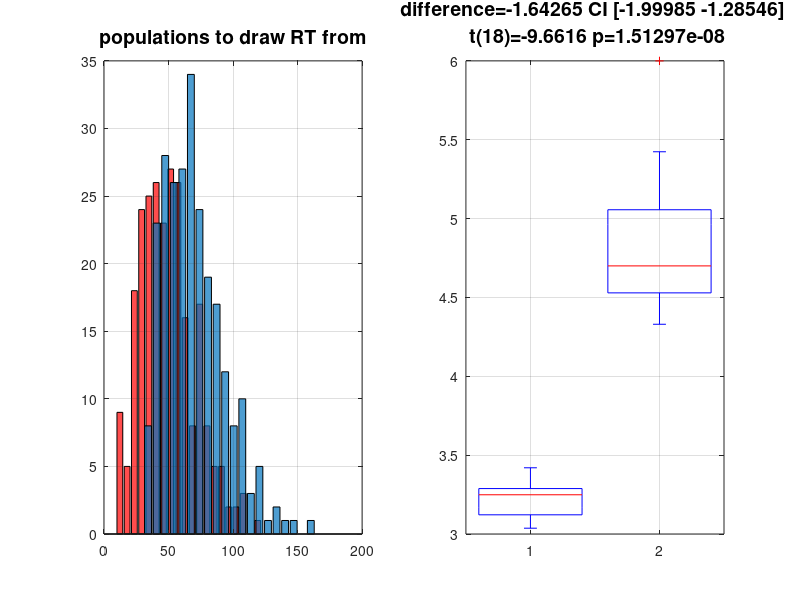

Write the MATLAB code that produced this figure. (Note: this script raises an error after producing the figure.)
% variable impulse vs variable epoch model
% this simulation is designed to explore the effect
% of variable epoch lenghth not only on a voxel where
% this effect exist but also on a voxel where it doesn't
% and we look if there is a better trade off in terms in
% modelling so that we can detect well both types and still
% make inferences about which one has variable epoch using
% derivative information
% ------------------------
% Cyril Pernet 23-07-2014

% RT distribution -- we take here RT for decisions which are 'easy'
% ie relatively fast, in the order of 1 to 2 sec
N = 500;
RT_condition1 = NaN(1,N);
RT_condition2 = NaN(1,N);
 for event = 1:N % draw 100 random data from a gamma distribution
    if mod(event,2) == 0
    RT_condition1(event) = gamrnd(5,10);
    else
    RT_condition2(event) = gamrnd(5,10) +20; % cond1/cond2 differ 
    end
end
RT_condition1(isnan(RT_condition1))=[];
RT_condition2(isnan(RT_condition2))=[];
figure; 
set(gcf,'Color','w','InvertHardCopy','off', 'units','normalized', ...
    'outerposition',[0 0 1 1])
subplot(1,2,1);
[h1,x1]=hist(RT_condition1,20);
[h2,x2]=hist(RT_condition2,20);
bar(x1, h1, 'r'); hold on; bar(x2, h2);
h=findobj(gca, 'Type', 'patch');
set (h, 'FaceAlpha', 0.7); grid on
title('populations to draw RT from','FontSize',14);
% rescale to maximum 6 
Scale = max([RT_condition1 RT_condition2])/6; 
RT_condition1 = RT_condition1./Scale;
RT_condition2 = RT_condition2./Scale;
% cut data from 3 and keep only 10 data points
RT_condition1(RT_condition1<3) = [];
RT_condition1 = sort(RT_condition1);
RT_condition1 = RT_condition1(1:10);
RT_condition2(RT_condition2<1) = [];
RT_condition2 = sort(RT_condition2,'descend');
RT_condition2 = RT_condition2(1:10);
% check we have nice differences between conditions
subplot(1,2,2);boxplot([RT_condition1' RT_condition2'])
[H,P,CI,STATS] = ttest2(RT_condition1,RT_condition2);
D = mean(RT_condition1)-mean(RT_condition2);
title(sprintf('difference=%g CI [%g %g] \n t(%g)=%g p=%g' ...
    ,D,CI(1),CI(2),STATS.df,STATS.tstat,P),'FontSize',14);
grid on; 

%% BOLD simulation
% now make 2 voxels with 2 conditions
% voxel 1 duration = 0 
% voxel 2 duration = RT 
% note that for ease of interpretation 
% I work using the super-sampled design 

% hemodynamic response function
% hrf model using SPM function 
% --------------------------- 
xBF.dt = 0.5;
xBF.name = 'hrf (with time and dispersion derivative)'; 
xBF.length = 32; % over a 20 sec window 
xBF.order = 1; 
xBF.T = 30;
xBF = spm_get_bf(xBF);
xBF.UNITS = 'secs';

% make different BOLD data
scale1 = detrend(RT_condition1,'constant').*100;
scale1 = abs(scale1 ./ min(scale1)) ; % stimulus intensity 
scale2 = detrend(RT_condition2,'constant').*100;
scale2 = abs(scale2 ./ min(scale2));
onsets = [1 31 81 93 161 201 218 291 321 361];
duration = round(mean([RT_condition1 RT_condition2])*2); 
% duration = mean([RT_condition1 RT_condition2]) *2 because xBF.dt = 0.5
Y1 = zeros(500,1); % condition 1, with 0ms duration
Y2 = zeros(500,1); % condition 2, with 0ms duration 
                   % but we have intensity differences proportional to RT
Y3 = zeros(500,1); % condition 2, with 0ms duration
Y4 = zeros(500,1); % condition 2, with RT duration
X1 = zeros(500,1); % model of event 
X2 = zeros(500,1); % model of blocks of mean RT
X3 = zeros(500,1); % model of blocks of RT condition 1
X4 = zeros(500,1); % model of blocks of RT condition 2
for i=1:10
    Y1(onsets(i)) = scale1(i); % finite impulse of different intensities
    Y2(onsets(i)) = scale2(i) ; 
    X1(onsets(i)) = 1; % design matrix with stim onset
    X2(onsets(i):(onsets(i)+duration-1)) = 1; % design matrix with stim onset
    stop = onsets(i) + round(RT_condition1(i)*2) -1;
    Y3(onsets(i):stop) = 1; % epoch = RT
    X3(onsets(i):stop) = 1;
    stop = onsets(i) + round(RT_condition2(i)*2) -1;
    Y4(onsets(i):stop) = 1; % epoch = RT
    X4(onsets(i):stop) = 1;
end 
Y1 = conv(Y1+randn(500,1)./10,xBF.bf(:,1)); Y1 = Y1(1:400)+100;
Y2 = conv(Y2+randn(500,1)./10,xBF.bf(:,1)); Y2 = Y2(1:400)+100;
Y3 = conv(Y3,xBF.bf(:,1))+conv(rand(500,1),xBF.bf(:,1)); Y3 = Y3(1:400)+100;
Y4 = conv(Y4,xBF.bf(:,1))+conv(rand(500,1),xBF.bf(:,1)); Y4 = Y4(1:400)+100;
figure; subplot(2,1,1);
plot(Y1,'LineWidt',2); hold on; plot(Y2,'r','LineWidt',2);
grid on; title('Neural Intensity difference model'); subplot(2,1,2);
plot(Y3,'LineWidt',2); hold on; plot(Y4,'k','LineWidt',2); 
                                 % what is evident from this is that the 
                                 % variable epoch not only give different 
                                 % intensities but also dynamic
grid on; title('Neural duration difference model');

%% data modelling
% data modelling
% for simplicity - assume Y1/Y2 are the same voxel and we fit X to it
% same for Y3/Y4 ; it just easier to see data fit when done individually
% the mean RT blocks + paramtetric model comes from Munford & Poldrack 2014
% Adjusting mean activation for reaction time effects in BOLD fMRI
% which was presented ath the OHBM conference

%% model data for a voxel with intensity change
Y = [Y1 ; Y2];
SStotal = norm(Y-mean(Y)).^2;
[~,~,~,stat]=ttest2(Y2,Y1);

% -> clearly for a voxel where only intensity changes, model 2 doesn't work
% -> model 3 (hrf + parametric) is a priori the best
% -> using mean RT will not work (although here is is mean to roughly
% follow by using intensities that are correlated with duration)
% -> the question is how mean RT + parametric using BF to accomodate the
% mismatch is going to behave

% model 1: GLM with FIR convolved by the hfr only
x1 = conv(X1,xBF.bf(:,1)); x1 = x1(1:400)+100;
X = [[x1;zeros(400,1)] [zeros(400,1);x1] ones(800,1)];
b = pinv(X)*Y; 
Yhat = X*b;
SSeffect = norm(Yhat-mean(Yhat)).^2;
R2 = SSeffect / SStotal;
P = X*pinv(X); % H matrix 
R = eye(size(Y,1)) - P; 
variance = ((R*Y)'*(R*Y)) / (size(Y,1)-rank(X));
C = [-1 1 0]; % contrast for condition 2 > condition 1
T_con = (C*b) ./ sqrt(variance.*(C*pinv(X'*X)*C')); % T value
p_con = 2*(1-spm_Tcdf(T_con, (size(Y,1)-rank(X)))); 
figure ; set(gcf,'Color','w','InvertHardCopy','off', ...
    'units','normalized','outerposition',[0 0 1 1])
subplot(3,1,1); 
plot(Y1,'LineWidth',2); hold on
plot(Yhat(1:400),'--','LineWidth',2); 
plot(Y2,'r','LineWidth',2); 
plot(Yhat(401:end),'--r','LineWidth',2); grid on; axis tight
D = mean(Y1-Y2);
Dhat = mean(Yhat(1:400)-Yhat(401:end));
Difference_real_model = D-Dhat;
title(sprintf('fixed event model: R2=%g diff data model =%g C1 vs C2 t real=%g t model=%g',R2,Difference_real_model,stat.tstat,T_con))

% model 2: GLM with RT convolved by the hfr only (= variable epoch model)
x1 = conv(X3,xBF.bf(:,1)); x1 = x1(1:400)+100;
x2 = conv(X4,xBF.bf(:,1)); x2 = x2(1:400)+100;
X = [[x1;zeros(400,1)] [zeros(400,1);x2] ones(800,1)];
b = pinv(X)*Y; 
Yhat = X*b;
SSeffect = norm(Yhat-mean(Yhat)).^2;
R2 = SSeffect / SStotal;
P = X*pinv(X); % H matrix 
R = eye(size(Y,1)) - P; 
variance = ((R*Y)'*(R*Y)) / (size(Y,1)-rank(X));
C = [-1 1 0]; % contrast for condition 2 > condition 1
T_con = (C*b) ./ sqrt(variance.*(C*pinv(X'*X)*C')); % T value
p_con = 2*(1-spm_Tcdf(T_con, (size(Y,1)-rank(X)))); 
subplot(3,1,2); 
plot(Y1,'LineWidth',2); hold on
plot(Yhat(1:400),'--','LineWidth',2); 
plot(Y2,'r','LineWidth',2); 
plot(Yhat(401:end),'--r','LineWidth',2); grid on; axis tight
D = mean(Y1-Y2);
Dhat = mean(Yhat(1:400)-Yhat(401:end));
Difference_real_model = D-Dhat;
title(sprintf('variable epoch model: R2=%g diff data model =%g C1 vs C2 t real=%g t model=%g',R2,Difference_real_model,stat.tstat,T_con))

% model 3: GLM with FIR + PM regressors convolved by the hfr only 
% (= variable impulse model)
x1 = conv(X1,xBF.bf(:,1)); x1 = x1(1:400)+100;
x2 = X1; x2(X1==1) = detrend(RT_condition1,'constant'); % mean center RT
x2 = conv(x2,xBF.bf(:,1)); x2 = x2(1:400)+100;
XPM1 = spm_orth([x1 x2]); % x with parameteric modulation for Y1
x2 = X1; x2(X1==1) = detrend(RT_condition2,'constant'); 
x2 = conv(x2,xBF.bf(:,1)); x2 = x2(1:400)+100;
XPM2 = spm_orth([x1 x2]); % x with parameteric modulation for Y2
X = [[XPM1;zeros(400,2)] [zeros(400,2);XPM2] ones(800,1)];
b = pinv(X)*Y; 
Yhat = X*b;
SSeffect = norm(Yhat-mean(Yhat)).^2;
R2 = SSeffect / SStotal;
P = X*pinv(X); % H matrix 
R = eye(size(Y,1)) - P; 
variance = ((R*Y)'*(R*Y)) / (size(Y,1)-rank(X));
C = [-1 0 1 0 0]; % contrast for condition 2 > condition 1
T_con = (C*b) ./ sqrt(variance.*(C*pinv(X'*X)*C')); % T value
subplot(3,1,3); 
plot(Y1,'LineWidth',2); hold on; 
plot(Y2,'r','LineWidth',2); 
plot(Yhat(1:400),'--','LineWidth',2);
plot(Yhat(401:end),'--r','LineWidth',2); grid on; axis tight
D = mean(Y1-Y2);
Dhat = mean(Yhat(1:400)-Yhat(401:end));
Difference_real_model = D-Dhat;
title(sprintf('event + parametric model: R2=%g diff data model =%g C1 vs C2 t real=%g t model=%g ',R2,Difference_real_model,stat.tstat,T_con))

% let's gain a little insight of how the parametric model works
figure ; 
set(gcf,'Color','w','InvertHardCopy','off', 'units','normalized',...
    'outerposition',[0 0 1 1])
subplot(2,1,1);
plot(Y1,'LineWidth',2); hold on
yhat = X(:,[1 5])*b([1 5]);
plot(yhat(1:400),'k','LineWidth',2);
plot(Yhat(1:400),'r','LineWidth',2);
legend('Y1','hrf regressor','hrf+modulation')
grid on; subplot(2,1,2);
plot(Y2,'LineWidth',2); hold on
yhat = X(:,[3 5])*b([3 5]);
plot(yhat(401:end),'k','LineWidth',2);
plot(Yhat(401:end),'r','LineWidth',2);
legend('Y2','hrf regressor','hrf+modulation')
grid on; 

% model 4: GLM with FIR + PM regressors convolved by basis functions
x11 = conv(X1,xBF.bf(:,1)); x11 = x11(1:400)+100;
x12 = conv(X1,xBF.bf(:,2)); x12 = x12(1:400)+100;
x13 = conv(X1,xBF.bf(:,3)); x13 = x13(1:400)+100;
x2 = X1; x2(X1==1) = detrend(RT_condition1,'constant'); % mean center RT
x21 = conv(x2,xBF.bf(:,1)); x21 = x21(1:400)+100;
x22 = conv(x2,xBF.bf(:,2)); x22 = x22(1:400)+100;
x23 = conv(x2,xBF.bf(:,3)); x23 = x23(1:400)+100;
XPM1 = spm_orth([x11 x12 x13 x21 x22 x23]); % x with PM for Y1
x2 = X1; x2(X1==1) = detrend(RT_condition2,'constant'); 
x21 = conv(x2,xBF.bf(:,1)); x21 = x21(1:400)+100;
x22 = conv(x2,xBF.bf(:,2)); x22 = x22(1:400)+100;
x23 = conv(x2,xBF.bf(:,3)); x23 = x23(1:400)+100;
XPM2 = spm_orth([x11 x12 x13 x21 x22 x23]); % x with PM for Y2
X = [[XPM1;zeros(400,6)] [zeros(400,6);XPM2] ones(800,1)];
b = pinv(X)*Y; 
Yhat = X*b;
SSeffect = norm(Yhat-mean(Yhat)).^2;
R2 = SSeffect / SStotal;
P = X*pinv(X); % H matrix 
R = eye(size(Y,1)) - P; 
variance = ((R*Y)'*(R*Y)) / (size(Y,1)-rank(X));
C = [-1 0 0 0 0 0 1 0 0 0 0 0 0]; % contrast for condition 2 > condition 1
T_con = (C*b) ./ sqrt(variance.*(C*pinv(X'*X)*C')); % T value
% note that here really we need a F contrast spanning the BF
figure
set(gcf,'Color','w','InvertHardCopy','off', 'units','normalized',...
    'outerposition',[0 0 1 1])
subplot(3,1,1); 
plot(Y1,'LineWidth',2); hold on; 
plot(Y2,'r','LineWidth',2); 
plot(Yhat(1:400),'--','LineWidth',2);
plot(Yhat(401:end),'--r','LineWidth',2); grid on; axis tight
D = mean(Y1-Y2);
Dhat = mean(Yhat(1:400)-Yhat(401:end));
Difference_real_model = D-Dhat;
title(sprintf('event*BF with parametric*BF model: R2=%g diff data model =%g C1 vs C2 t real=%g t model=%g',R2,Difference_real_model,stat.tstat,T_con))
subplot(3,1,2);
plot(Y1,'LineWidth',2); hold on
yhat = X(:,[1 2 3 13])*b([1 2 3 13]);
plot(yhat(1:400),'k','LineWidth',2);
plot(Yhat(1:400),'r','LineWidth',2);
legend('Y1','BF regressor','BF+modulation')
grid on; subplot(3,1,3);
plot(Y2,'LineWidth',2); hold on
yhat = X(:,[7 8 9 13])*b([7 8 9 13]);
plot(yhat(401:end),'k','LineWidth',2);
plot(Yhat(401:end),'r','LineWidth',2);
legend('Y2','BF regressor','BF+modulation')
grid on;

% model 5: GLM with mean RT + PM regressors convolved by the hfr only
x1 = conv(X2,xBF.bf(:,1)); x1 = x1(1:400)+100;
PM = repmat(detrend(RT_condition1,'constant')',[1,duration])';
x2 = X2; x2(X2==1) = PM(:); % mean center RT
x2 = conv(x2,xBF.bf(:,1)); x2 = x2(1:400)+100;
XPM1 = spm_orth([x1 x2]); % x with parameteric modulation for Y1
PM = repmat(detrend(RT_condition2,'constant')',[1,duration])';
x2 = X2; x2(X2==1) = PM(:); % mean center RT
x2 = conv(x2,xBF.bf(:,1)); x2 = x2(1:400)+100;
XPM2 = spm_orth([x1 x2]); % x with parameteric modulation for Y2
X = [[XPM1;zeros(400,2)] [zeros(400,2);XPM2] ones(800,1)];
b = pinv(X)*Y; 
Yhat = X*b;
SSeffect = norm(Yhat-mean(Yhat)).^2;
R2 = SSeffect / SStotal;
P = X*pinv(X); % H matrix 
R = eye(size(Y,1)) - P; 
variance = ((R*Y)'*(R*Y)) / (size(Y,1)-rank(X));
C = [-1 0 1 0 0]; % contrast for condition 2 > condition 1
T_con = (C*b) ./ sqrt(variance.*(C*pinv(X'*X)*C')); % T value
figure
set(gcf,'Color','w','InvertHardCopy','off', 'units','normalized',...
    'outerposition',[0 0 1 1])
subplot(3,1,1); 
plot(Y1,'LineWidth',2); hold on; 
plot(Y2,'r','LineWidth',2); 
plot(Yhat(1:400),'--','LineWidth',2);
plot(Yhat(401:end),'--r','LineWidth',2); grid on; axis tight
D = mean(Y1-Y2);
Dhat = mean(Yhat(1:400)-Yhat(401:end));
Difference_real_model = D-Dhat;
title(sprintf('mean RT + parametric model: R2=%g diff data model =%g C1 vs C2 t real=%g t model=%g ',R2,Difference_real_model,stat.tstat,T_con))
subplot(3,1,2);
plot(Y1,'LineWidth',2); hold on
yhat = X(:,[1 5])*b([1 5]);
plot(yhat(1:400),'k','LineWidth',2);
plot(Yhat(1:400),'r','LineWidth',2);
legend('Y1','hrf regressor','hrf+modulation')
grid on; subplot(3,1,3);
plot(Y2,'LineWidth',2); hold on
yhat = X(:,[3 5])*b([3 5]);
plot(yhat(401:end),'k','LineWidth',2);
plot(Yhat(401:end),'r','LineWidth',2);
legend('Y2','hrf regressor','hrf+modulation')
grid on; 

% model 6: GLM with mean RT + PM regressors convolved by basis functions 
% adding BF will accomodate well the mismatched durations -- note there is 
% no point to comparing to a fixed event model with BF since there is no
% time shift in those 2 time series
x11 = conv(X2,xBF.bf(:,1)); x11 = x11(1:400)+100;
x12 = conv(X2,xBF.bf(:,2)); x12 = x12(1:400)+100;
x13 = conv(X2,xBF.bf(:,3)); x13 = x13(1:400)+100;
PM = repmat(detrend(RT_condition1,'constant')',[1,duration])';
x2 = X2; x2(X2==1) = PM(:); % mean center RT
x21 = conv(x2,xBF.bf(:,1)); x21 = x21(1:400)+100;
x22 = conv(x2,xBF.bf(:,2)); x22 = x22(1:400)+100;
x23 = conv(x2,xBF.bf(:,3)); x23 = x23(1:400)+100;
XPM1 = spm_orth([x11 x12 x13 x21 x22 x23]); % x with PM for Y1
PM = repmat(detrend(RT_condition2,'constant')',[1,duration])';
x2 = X2; x2(X2==1) = PM(:); % mean center RT
x21 = conv(x2,xBF.bf(:,1)); x21 = x21(1:400)+100;
x22 = conv(x2,xBF.bf(:,2)); x22 = x22(1:400)+100;
x23 = conv(x2,xBF.bf(:,3)); x23 = x23(1:400)+100;
XPM2 = spm_orth([x11 x12 x13 x21 x22 x23]); % x with PM for Y2
X = [[XPM1;zeros(400,6)] [zeros(400,6);XPM2] ones(800,1)];
b = pinv(X)*Y; 
Yhat = X*b;
SSeffect = norm(Yhat-mean(Yhat)).^2;
R2 = SSeffect / SStotal;
P = X*pinv(X); % H matrix 
R = eye(size(Y,1)) - P; 
variance = ((R*Y)'*(R*Y)) / (size(Y,1)-rank(X));
C = [-1 0 0 0 0 0 1 0 0 0 0 0 0]; % contrast for condition 2 > condition 1
T_con = (C*b) ./ sqrt(variance.*(C*pinv(X'*X)*C')); % T value
% note that here really we need a F contrast spanning the BF
figure
set(gcf,'Color','w','InvertHardCopy','off', 'units','normalized',...
    'outerposition',[0 0 1 1])
subplot(3,1,1); 
plot(Y1,'LineWidth',2); hold on; 
plot(Y2,'r','LineWidth',2); 
plot(Yhat(1:400),'--','LineWidth',2);
plot(Yhat(401:end),'--r','LineWidth',2); grid on; axis tight
D = mean(Y1-Y2);
Dhat = mean(Yhat(1:400)-Yhat(401:end));
Difference_real_model = D-Dhat;
title(sprintf('mean RT*BF + parametric*BF model: R2=%g diff data model =%g C1 vs C2 t real=%g t model=%g',R2,Difference_real_model,stat.tstat,T_con))
subplot(3,1,2);
plot(Y1,'LineWidth',2); hold on
yhat = X(:,[1 2 3 13])*b([1 2 3 13]);
plot(yhat(1:400),'k','LineWidth',2);
plot(Yhat(1:400),'r','LineWidth',2);
legend('Y1','BF regressor','BF+modulation')
grid on; subplot(3,1,3);
plot(Y2,'LineWidth',2); hold on
yhat = X(:,[7 8 9 13])*b([7 8 9 13]);
plot(yhat(401:end),'k','LineWidth',2);
plot(Yhat(401:end),'r','LineWidth',2);
legend('Y2','BF','BF+modulation')
grid on;

% assuming we model data using this model 6 -- how can we know the effect
% is due to differences in neural intensity
figure
set(gcf,'Color','w','InvertHardCopy','off', 'units','normalized',...
    'outerposition',[0 0 1 1])
subplot(2,1,1);
plot(Y1,'LineWidth',2); hold on
yhat = X(:,[1 13])*b([1 13]);
plot(yhat(1:400),'g','LineWidth',2);
yhat = X(:,[1 2 13])*b([1 2 13]);
plot(yhat(1:400),'c','LineWidth',2);
yhat = X(:,[1 3 13])*b([1 3 13]);
plot(yhat(1:400),'r','LineWidth',2);
legend('Y1','mean RT regressor','mean RT with time deriv',...
    'mean RT with disp deriv')
grid on; 

% -> the mean RT creates time delays well compensated by the 1st derivative
% in model 4, the time deriv is significant too - is that a problem? 
C = [0 1 0 0 0 0 0 1 0 0 0 0 0]; % contrast for time derivative
T_con1 = (C*b) ./ sqrt(variance.*(C*pinv(X'*X)*C')); % T value
p_con1 = 2*(1-spm_Tcdf(T_con1, (size(Y,1)-rank(X))));
C = [0 0 1 0 0 0 0 0 1 0 0 0 0]; % contrast for disp derivative
T_con2 = (C*b) ./ sqrt(variance.*(C*pinv(X'*X)*C')); % T value
p_con2 = 2*(1-spm_Tcdf(T_con2, (size(Y,1)-rank(X))));
title(sprintf('model for the mean RT regressor \n time deriv t=%g p-%g disper deriv t=%g p=%g',T_con1,p_con1,T_con2,p_con2))

subplot(2,1,2);
plot(Y1,'LineWidth',2); hold on
yhat = X(:,[1 4 13])*b([1 4 13]);
plot(yhat(1:400),'g','LineWidth',2);
yhat = X(:,[1 2 4 5 13])*b([1 2 4 5 13]);
plot(yhat(1:400),'c','LineWidth',2);
yhat = X(:,[1 3 4 6 13])*b([1 3 4 6 13]);
plot(yhat(1:400),'r','LineWidth',2);
legend('Y1','mean RT+PM regressor','mean RT+PM with time deriv','mean RT+PM with disp deriv')
grid on; 

% --> PM derivatives don't add much - they are significant but we can't
% interprete much from this
C = [0 0 0 0 1 0 0 0 0 0 1 0 0]; % contrast for PM time derivative
T_con1 = (C*b) ./ sqrt(variance.*(C*pinv(X'*X)*C')); % T value
p_con1 = 2*(1-spm_Tcdf(T_con1, (size(Y,1)-rank(X))));
C = [0 0 0 0 0 1 0 0 0 0 0 1 0]; % contrast for PM disp derivative
T_con2 = (C*b) ./ sqrt(variance.*(C*pinv(X'*X)*C')); % T value
p_con2 = 2*(1-spm_Tcdf(T_con2, (size(Y,1)-rank(X))));
title(sprintf('model for the mean RT+PM regressor \n PM time deriv t=%g p-%g PM disper deriv t=%g p=%g',T_con1,p_con1,T_con2,p_con2))


%% model data for a voxel with duration change
Y = [Y3 ; Y4];
SStotal = norm(Y-mean(Y)).^2;
[h,p,ci,stat]=ttest2(Y4,Y3);

% model 1: GLM with FIR convolved by the hfr only
x1 = conv(X1,xBF.bf(:,1)); x1 = x1(1:400)+100;
X = [[x1;zeros(400,1)] [zeros(400,1);x1] ones(800,1)];
b = pinv(X)*Y; 
Yhat = X*b;
SSeffect = norm(Yhat-mean(Yhat)).^2;
R2 = SSeffect / SStotal;
P = X*pinv(X); % H matrix 
R = eye(size(Y,1)) - P; 
variance = ((R*Y)'*(R*Y)) / (size(Y,1)-rank(X));
C = [-1 1 0]; % contrast for condition 2 > condition 1
T_con = (C*b) ./ sqrt(variance.*(C*pinv(X'*X)*C')); % T value
p_con = 2*(1-spm_Tcdf(T_con, (size(Y,1)-rank(X)))); 
figure ; set(gcf,'Color','w','InvertHardCopy','off', 'units',...
    'normalized','outerposition',[0 0 1 1])
subplot(3,1,1); 
plot(Y3,'LineWidth',2); hold on
plot(Yhat(1:400),'--','LineWidth',2); 
plot(Y4,'r','LineWidth',2); 
plot(Yhat(401:end),'--r','LineWidth',2); grid on; axis tight
D = mean(Y3-Y4);
Dhat = mean(Yhat(1:400)-Yhat(401:end));
Difference_real_model = D-Dhat;
title(sprintf('fixed event model: R2=%g diff data model =%g C1 vs C2 t real=%g t model=%g',R2,Difference_real_model,stat.tstat,T_con))

% model 2: GLM with RT convolved by the hfr only (= variable epoch model)
x1 = conv(X3,xBF.bf(:,1)); x1 = x1(1:400)+100;
x2 = conv(X4,xBF.bf(:,1)); x2 = x2(1:400)+100;
X = [[x1;zeros(400,1)] [zeros(400,1);x2] ones(800,1)];
b = pinv(X)*Y; 
Yhat = X*b;
SSeffect = norm(Yhat-mean(Yhat)).^2;
R2 = SSeffect / SStotal;
P = X*pinv(X); % H matrix 
R = eye(size(Y,1)) - P; 
variance = ((R*Y)'*(R*Y)) / (size(Y,1)-rank(X));
C = [-1 1 0]; % contrast for condition 2 > condition 1
T_con = (C*b) ./ sqrt(variance.*(C*pinv(X'*X)*C')); % T value
p_con = 2*(1-spm_Tcdf(T_con, (size(Y,1)-rank(X)))); 
subplot(3,1,2); 
plot(Y3,'LineWidth',2); hold on
plot(Yhat(1:400),'--','LineWidth',2); 
plot(Y4,'r','LineWidth',2); 
plot(Yhat(401:end),'--r','LineWidth',2); grid on; axis tight
D = mean(Y3-Y4);
Dhat = mean(Yhat(1:400)-Yhat(401:end));
Difference_real_model = D-Dhat;
title(sprintf('variable epoch model: R2=%g diff data model =%g C1 vs C2 t real=%g t model=%g',R2,Difference_real_model,stat.tstat,T_con))

% model 3: GLM with FIR + PM regressors convolved by the hfr only 
% (= variable impulse model)
x1 = conv(X1,xBF.bf(:,1)); x1 = x1(1:400)+100;
x2 = X1; x2(X1==1) = detrend(RT_condition1,'constant'); % mean center RT
x2 = conv(x2,xBF.bf(:,1)); x2 = x2(1:400)+100;
XPM1 = spm_orth([x1 x2]); % x with parameteric modulation for Y1
x2 = X1; x2(X1==1) = detrend(RT_condition2,'constant'); 
x2 = conv(x2,xBF.bf(:,1)); x2 = x2(1:400)+100;
XPM2 = spm_orth([x1 x2]); % x with parameteric modulation for Y2
X = [[XPM1;zeros(400,2)] [zeros(400,2);XPM2] ones(800,1)];
b = pinv(X)*Y; 
Yhat = X*b;
SSeffect = norm(Yhat-mean(Yhat)).^2;
R2 = SSeffect / SStotal;
P = X*pinv(X); % H matrix 
R = eye(size(Y,1)) - P; 
variance = ((R*Y)'*(R*Y)) / (size(Y,1)-rank(X));
C = [-1 0 1 0 0]; % contrast for condition 2 > condition 1
T_con = (C*b) ./ sqrt(variance.*(C*pinv(X'*X)*C')); % T value
subplot(3,1,3); 
plot(Y3,'LineWidth',2); hold on; 
plot(Y4,'r','LineWidth',2); 
plot(Yhat(1:400),'--','LineWidth',2);
plot(Yhat(401:end),'--r','LineWidth',2); grid on; axis tight
D = mean(Y3-Y4);
Dhat = mean(Yhat(1:400)-Yhat(401:end));
Difference_real_model = D-Dhat;
title(sprintf('event + parametric model: R2=%g diff data model =%g C1 vs C2 t real=%g t model=%g ',R2,Difference_real_model,stat.tstat,T_con))

% let's gain a little insight of how the parametric model works
figure ; 
set(gcf,'Color','w','InvertHardCopy','off', 'units','normalized',...
    'outerposition',[0 0 1 1])
subplot(2,1,1);
plot(Y3,'LineWidth',2); hold on
yhat = X(:,[1 5])*b([1 5]);
plot(yhat(1:400),'k','LineWidth',2);
plot(Yhat(1:400),'r','LineWidth',2);
legend('Y3','hrf regressor','hrf+modulation')
grid on; subplot(2,1,2);
plot(Y4,'LineWidth',2); hold on
yhat = X(:,[3 5])*b([3 5]);
plot(yhat(401:end),'k','LineWidth',2);
plot(Yhat(401:end),'r','LineWidth',2);
legend('Y4','hrf regressor','hrf+modulation')
grid on; 

% model 4: GLM with FIR + PM regressors convolved by basis functions
x11 = conv(X1,xBF.bf(:,1)); x11 = x11(1:400)+100;
x12 = conv(X1,xBF.bf(:,2)); x12 = x12(1:400)+100;
x13 = conv(X1,xBF.bf(:,3)); x13 = x13(1:400)+100;
x2 = X1; x2(X1==1) = detrend(RT_condition1,'constant'); % mean center RT
x21 = conv(x2,xBF.bf(:,1)); x21 = x21(1:400)+100;
x22 = conv(x2,xBF.bf(:,2)); x22 = x22(1:400)+100;
x23 = conv(x2,xBF.bf(:,3)); x23 = x23(1:400)+100;
XPM1 = spm_orth([x11 x12 x13 x21 x22 x23]); % x with PM for Y1
x2 = X1; x2(X1==1) = detrend(RT_condition2,'constant'); 
x21 = conv(x2,xBF.bf(:,1)); x21 = x21(1:400)+100;
x22 = conv(x2,xBF.bf(:,2)); x22 = x22(1:400)+100;
x23 = conv(x2,xBF.bf(:,3)); x23 = x23(1:400)+100;
XPM2 = spm_orth([x11 x12 x13 x21 x22 x23]); % x with PM for Y2
X = [[XPM1;zeros(400,6)] [zeros(400,6);XPM2] ones(800,1)];
b = pinv(X)*Y; 
Yhat = X*b;
SSeffect = norm(Yhat-mean(Yhat)).^2;
R2 = SSeffect / SStotal;
P = X*pinv(X); % H matrix 
R = eye(size(Y,1)) - P; 
variance = ((R*Y)'*(R*Y)) / (size(Y,1)-rank(X));
C = [-1 0 0 0 0 0 1 0 0 0 0 0 0]; % contrast for condition 2 > condition 1
T_con = (C*b) ./ sqrt(variance.*(C*pinv(X'*X)*C')); % T value
% note that here really we need a F contrast spanning the BF
figure
set(gcf,'Color','w','InvertHardCopy','off', 'units','normalized',...
    'outerposition',[0 0 1 1])
subplot(3,1,1); 
plot(Y3,'LineWidth',2); hold on; 
plot(Y4,'r','LineWidth',2); 
plot(Yhat(1:400),'--','LineWidth',2);
plot(Yhat(401:end),'--r','LineWidth',2); grid on; axis tight
D = mean(Y3-Y4);
Dhat = mean(Yhat(1:400)-Yhat(401:end));
Difference_real_model = D-Dhat;
title(sprintf('event*BF with parametric*BF model: R2=%g diff data model =%g C1 vs C2 t real=%g t model=%g',R2,Difference_real_model,stat.tstat,T_con))
subplot(3,1,2);
plot(Y3,'LineWidth',2); hold on
yhat = X(:,[1 2 3 13])*b([1 2 3 13]);
plot(yhat(1:400),'k','LineWidth',2);
plot(Yhat(1:400),'r','LineWidth',2);
legend('Y3','BF regressor','BF+modulation')
grid on; subplot(3,1,3);
plot(Y4,'LineWidth',2); hold on
yhat = X(:,[7 8 9 13])*b([7 8 9 13]);
plot(yhat(401:end),'k','LineWidth',2);
plot(Yhat(401:end),'r','LineWidth',2);
legend('Y4','BF regressor','BF+modulation')
grid on;

% model 5: GLM with mean RT + PM regressors convolved by the hfr only
x1 = conv(X2,xBF.bf(:,1)); x1 = x1(1:400)+100;
PM = repmat(detrend(RT_condition1,'constant')',[1,duration])';
x2 = X2; x2(X2==1) = PM(:); % mean center RT
x2 = conv(x2,xBF.bf(:,1)); x2 = x2(1:400)+100;
XPM1 = spm_orth([x1 x2]); % x with parameteric modulation for Y1
PM = repmat(detrend(RT_condition2,'constant')',[1,duration])';
x2 = X2; x2(X2==1) = PM(:); % mean center RT
x2 = conv(x2,xBF.bf(:,1)); x2 = x2(1:400)+100;
XPM2 = spm_orth([x1 x2]); % x with parameteric modulation for Y2
X = [[XPM1;zeros(400,2)] [zeros(400,2);XPM2] ones(800,1)];
b = pinv(X)*Y; 
Yhat = X*b;
SSeffect = norm(Yhat-mean(Yhat)).^2;
R2 = SSeffect / SStotal;
P = X*pinv(X); % H matrix 
R = eye(size(Y,1)) - P; 
variance = ((R*Y)'*(R*Y)) / (size(Y,1)-rank(X));
C = [-1 0 1 0 0]; % contrast for condition 2 > condition 1
T_con = (C*b) ./ sqrt(variance.*(C*pinv(X'*X)*C')); % T value
figure
set(gcf,'Color','w','InvertHardCopy','off', 'units','normalized',...
    'outerposition',[0 0 1 1])
subplot(3,1,1); 
plot(Y3,'LineWidth',2); hold on; 
plot(Y4,'r','LineWidth',2); 
plot(Yhat(1:400),'--','LineWidth',2);
plot(Yhat(401:end),'--r','LineWidth',2); grid on; axis tight
D = mean(Y3-Y4);
Dhat = mean(Yhat(1:400)-Yhat(401:end));
Difference_real_model = D-Dhat;
title(sprintf('mean RT + parametric model: R2=%g diff data model =%g C1 vs C2 t real=%g t model=%g ',R2,Difference_real_model,stat.tstat,T_con))
subplot(3,1,2);
plot(Y3,'LineWidth',2); hold on
yhat = X(:,[1 5])*b([1 5]);
plot(yhat(1:400),'k','LineWidth',2);
plot(Yhat(1:400),'r','LineWidth',2);
legend('Y3','hrf regressor','hrf+modulation')
grid on; subplot(3,1,3);
plot(Y4,'LineWidth',2); hold on
yhat = X(:,[3 5])*b([3 5]);
plot(yhat(401:end),'k','LineWidth',2);
plot(Yhat(401:end),'r','LineWidth',2);
legend('Y4','hrf regressor','hrf+modulation')
grid on; 

% model 6: GLM with mean RT + PM regressors convolved by basis functions 
% adding BF will accomodate well the mismatched durations -- note there is 
% no point to comparing to a fixed event model with BF since there is no
% time shift in those 2 time series
x11 = conv(X2,xBF.bf(:,1)); x11 = x11(1:400)+100;
x12 = conv(X2,xBF.bf(:,2)); x12 = x12(1:400)+100;
x13 = conv(X2,xBF.bf(:,3)); x13 = x13(1:400)+100;
PM = repmat(detrend(RT_condition1,'constant')',[1,duration])';
x2 = X2; x2(X2==1) = PM(:); % mean center RT
x21 = conv(x2,xBF.bf(:,1)); x21 = x21(1:400)+100;
x22 = conv(x2,xBF.bf(:,2)); x22 = x22(1:400)+100;
x23 = conv(x2,xBF.bf(:,3)); x23 = x23(1:400)+100;
XPM1 = spm_orth([x11 x12 x13 x21 x22 x23]); % x with PM for Y1
PM = repmat(detrend(RT_condition2,'constant')',[1,duration])';
x2 = X2; x2(X2==1) = PM(:); % mean center RT
x21 = conv(x2,xBF.bf(:,1)); x21 = x21(1:400)+100;
x22 = conv(x2,xBF.bf(:,2)); x22 = x22(1:400)+100;
x23 = conv(x2,xBF.bf(:,3)); x23 = x23(1:400)+100;
XPM2 = spm_orth([x11 x12 x13 x21 x22 x23]); % x with PM for Y2
X = [[XPM1;zeros(400,6)] [zeros(400,6);XPM2] ones(800,1)];
b = pinv(X)*Y; 
Yhat = X*b;
SSeffect = norm(Yhat-mean(Yhat)).^2;
R2 = SSeffect / SStotal;
P = X*pinv(X); % H matrix 
R = eye(size(Y,1)) - P; 
variance = ((R*Y)'*(R*Y)) / (size(Y,1)-rank(X));
C = [-1 0 0 0 0 0 1 0 0 0 0 0 0]; % contrast for condition 2 > condition 1
T_con = (C*b) ./ sqrt(variance.*(C*pinv(X'*X)*C')); % T value
% note that here really we need a F contrast spanning the BF
figure
set(gcf,'Color','w','InvertHardCopy','off', 'units','normalized',...
    'outerposition',[0 0 1 1])
subplot(3,1,1); 
plot(Y3,'LineWidth',2); hold on; 
plot(Y4,'r','LineWidth',2); 
plot(Yhat(1:400),'--','LineWidth',2);
plot(Yhat(401:end),'--r','LineWidth',2); grid on; axis tight
D = mean(Y3-Y4);
Dhat = mean(Yhat(1:400)-Yhat(401:end));
Difference_real_model = D-Dhat;
title(sprintf('mean RT*BF + parametric*BF model: R2=%g diff data model =%g C1 vs C2 t real=%g t model=%g',R2,Difference_real_model,stat.tstat,T_con))
subplot(3,1,2);
plot(Y3,'LineWidth',2); hold on
yhat = X(:,[1 2 3 13])*b([1 2 3 13]);
plot(yhat(1:400),'k','LineWidth',2);
plot(Yhat(1:400),'r','LineWidth',2);
legend('Y3','BF regressor','BF+modulation')
grid on; subplot(3,1,3);
plot(Y4,'LineWidth',2); hold on
yhat = X(:,[7 8 9 13])*b([7 8 9 13]);
plot(yhat(401:end),'k','LineWidth',2);
plot(Yhat(401:end),'r','LineWidth',2);
legend('Y4','BF','BF+modulation')
grid on;

% assuming we model data using this model 6 -- how can we know the effect
% is due to differences in neural intensity
figure
set(gcf,'Color','w','InvertHardCopy','off', 'units','normalized',...
    'outerposition',[0 0 1 1])
subplot(2,1,1);
plot(Y3,'LineWidth',2); hold on
yhat = X(:,[1 13])*b([1 13]);
plot(yhat(1:400),'g','LineWidth',2);
yhat = X(:,[1 2 13])*b([1 2 13]);
plot(yhat(1:400),'c','LineWidth',2);
yhat = X(:,[1 3 13])*b([1 3 13]);
plot(yhat(1:400),'r','LineWidth',2);
legend('Y3','mean RT regressor','mean RT with time deriv',...
    'mean RT with disp deriv')
grid on; 

% -> the mean RT creates time delays well compensated by the 1st derivative
% in model 4, the time deriv is significant too - is that a problem? 
C = [0 1 0 0 0 0 0 1 0 0 0 0 0]; % contrast for time derivative
T_con1 = (C*b) ./ sqrt(variance.*(C*pinv(X'*X)*C')); % T value
p_con1 = 2*(1-spm_Tcdf(T_con1, (size(Y,1)-rank(X))));
C = [0 0 1 0 0 0 0 0 1 0 0 0 0]; % contrast for disp derivative
T_con2 = (C*b) ./ sqrt(variance.*(C*pinv(X'*X)*C')); % T value
p_con2 = 2*(1-spm_Tcdf(T_con2, (size(Y,1)-rank(X))));
title(sprintf('model for the mean RT regressor \n time deriv t=%g p-%g disper deriv t=%g p=%g',T_con1,p_con1,T_con2,p_con2))

subplot(2,1,2);
plot(Y3,'LineWidth',2); hold on
yhat = X(:,[1 4 13])*b([1 4 13]);
plot(yhat(1:400),'g','LineWidth',2);
yhat = X(:,[1 2 4 5 13])*b([1 2 4 5 13]);
plot(yhat(1:400),'c','LineWidth',2);
yhat = X(:,[1 3 4 6 13])*b([1 3 4 6 13]);
plot(yhat(1:400),'r','LineWidth',2);
legend('Y3','mean RT+PM regressor','mean RT+PM with time deriv',...
    'mean RT+PM with disp deriv')
grid on; 

% --> PM derivatives don't add much - they are significant but we can't
% interprete much from this
C = [0 0 0 0 1 0 0 0 0 0 1 0 0]; % contrast for PM time derivative
T_con1 = (C*b) ./ sqrt(variance.*(C*pinv(X'*X)*C')); % T value
p_con1 = 2*(1-spm_Tcdf(T_con1, (size(Y,1)-rank(X))));
C = [0 0 0 0 0 1 0 0 0 0 0 1 0]; % contrast for PM disp derivative
T_con2 = (C*b) ./ sqrt(variance.*(C*pinv(X'*X)*C')); % T value
p_con2 = 2*(1-spm_Tcdf(T_con2, (size(Y,1)-rank(X))));
title(sprintf('model for the mean RT+PM regressor \n PM time deriv t=%g p-%g PM disper deriv t=%g p=%g',T_con1,p_con1,T_con2,p_con2))